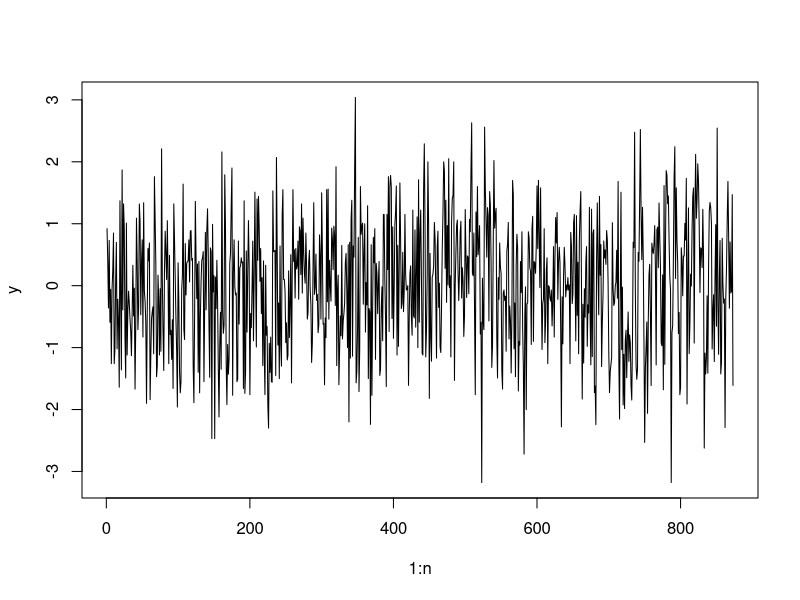
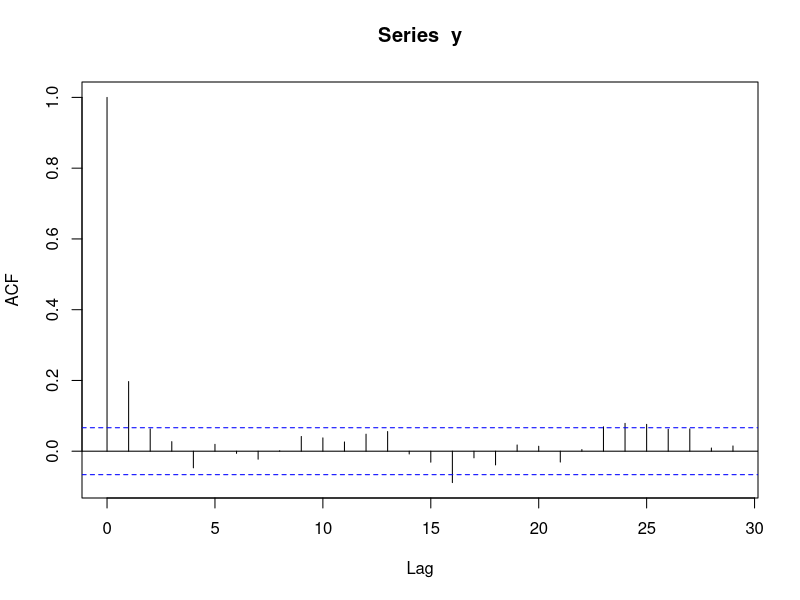
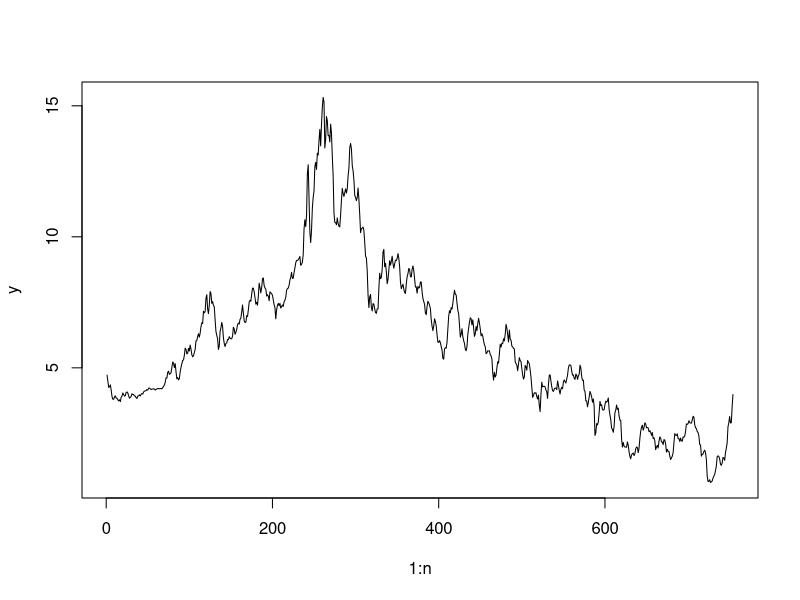
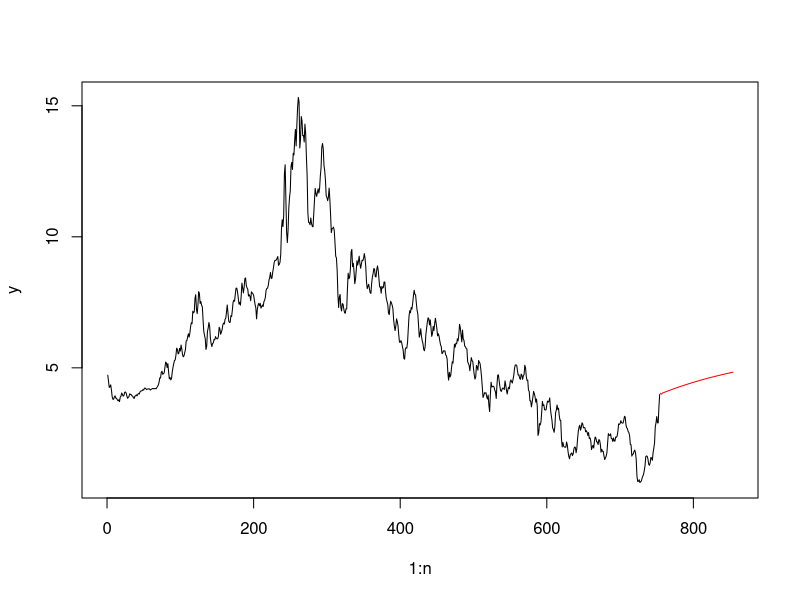
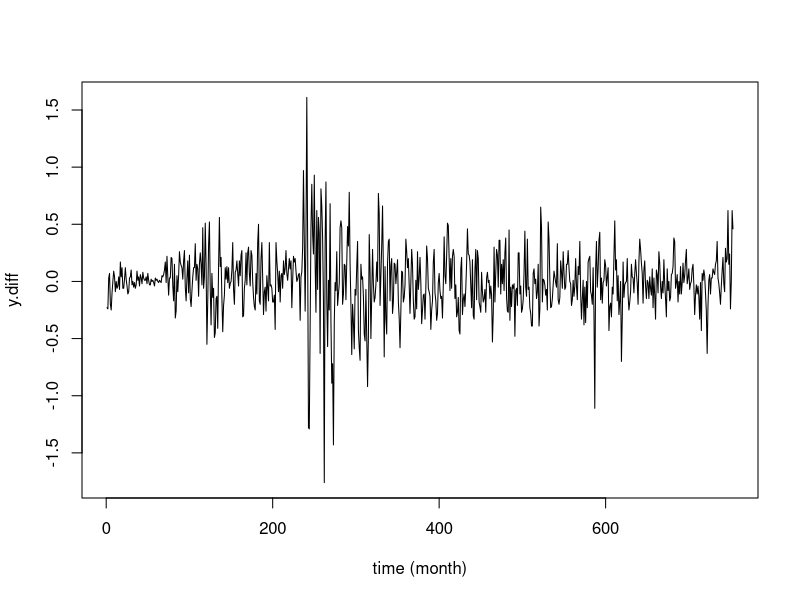
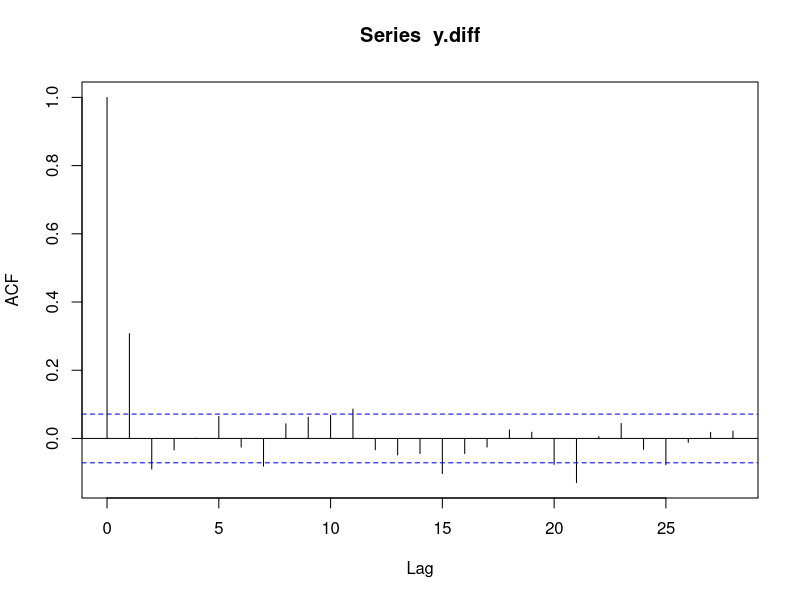
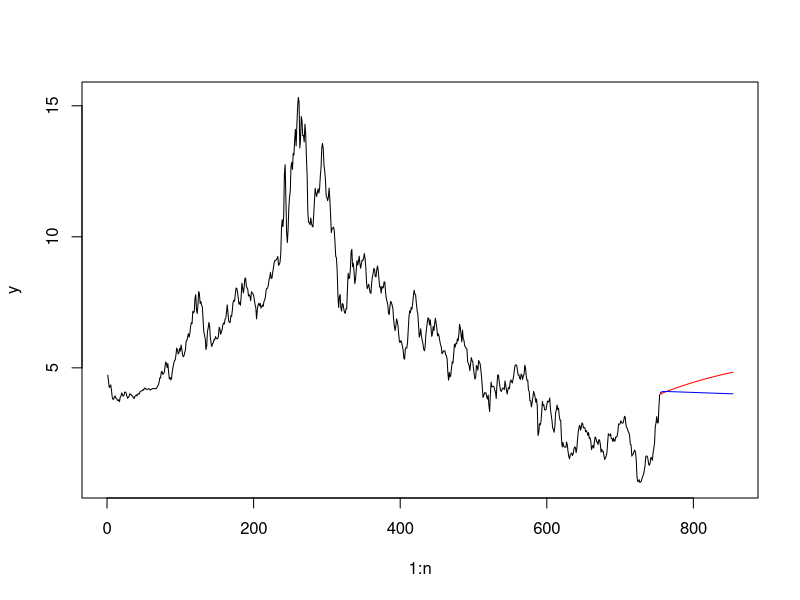
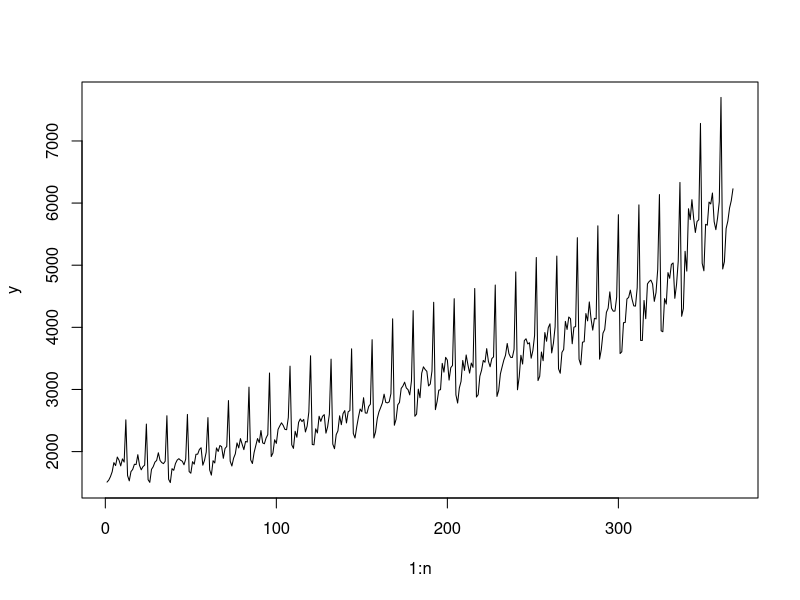

These charts were generated, in order, by the following R code:
## ---- chunk 1
library(tidyverse)
set.seed(111)
## ---- chunk 2
dat = read.table('nao.txt')
y = dat[,3]
n = length(y)
## ---- chunk 3
plot(1:n, y, type="l")
## ---- chunk 4
acf(y)
## ---- chunk 5
q = 1
#We can fit the MA(1) model directly (without using the custom function arima) as follows: 
Sfunc = function(alpha)
{
    mu = alpha[1]
    thet = alpha[-1]
    #q = length(thet)
    zvals = c(rep(0, q), rep(9999, n))
    for(t in 1:n)
    {
       zvals[q+t] = y[t] - mu - sum(thet * zvals[(q+t-1):t])
    }
    ans = sum(zvals^2)
    return(ans)
}
alphaest = optim(rep(0, (q+1)), Sfunc)$par #We have chosen 0 as the initialization of both mu and theta
## ---- chunk 6
alphaest
## ---- chunk 7
#Standard Error Calculation
#First compute Hessian
library(numDeriv)
H = hessian(Sfunc, alphaest)
sighat = sqrt(Sfunc(alphaest)/(n-length(alphaest)))
covmat = (sighat^2)*(solve(0.5*H)) # covariance matrix of the multivariate t distribution
stderrs = sqrt(diag(covmat))
stderrs
## ---- chunk 8
mamod = arima(y, order = c(0, 0, 1), method = "CSS")
mamod
## ---- chunk 9
pma = predict(mamod, n.ahead = 24)
pma$pred
## ---- chunk 10
mean(y)
## ---- chunk 11
dat = read.csv('yield.csv')
y = dat[,2]
n = length(y)
## ---- chunk 12
plot(1:n, y, type='l')
## ---- chunk 13
p = 4
Xmat = matrix(nrow=n-p, ncol=p)
for(j in 1:p)
{
   Xmat[,j] = y[(p-j+1):(n-j)]
}
modar = lm(y[(p+1):n] ~ Xmat)
summary(modar)
## ---- chunk 14
k = 100
y.full = c(y, rep(-9999, k))
phis = modar$coefficients %>% as.numeric()
for (t in (n+1):(n+k)) {
  y.full[t] = sum(phis * c(1, y.full[t-1], y.full[t-2], y.full[t-3], y.full[t-4]))
}
## ---- chunk 15
plot(1:n, y, type='l', xlim=c(0,n+k))
lines((n+1):(n+k), y.full[(n+1):(n+k)], col='red')
## ---- chunk 16
K=1000
y.full = c(y, rep(-9999, K))
phis = modar$coefficients %>% as.numeric()
for (t in (n+1):(n+K)) {
  y.full[t] = sum(phis * c(1, y.full[t-1], y.full[t-2], y.full[t-3], y.full[t-4]))
}
## ---- chunk 17
mean(y)
y.full[n+K]
## ---- chunk 18
y.diff = diff(y) # length is n-1
# note y.diff[t] is y[t+1] - y[t], not y[t] - y[t-1],
# but when fitting MA model, such translation in time will not affect the results.
plot(1:(n-1), y.diff, type='l', xlab='time (month)')
acf(y.diff)
## ---- chunk 19
ma1 = arima(y.diff, order=c(0,0,1), method='CSS')
ma1
## ---- chunk 20
mu.hat = ma1$coef['intercept'] %>% as.numeric()
theta.hat = ma1$coef['ma1'] %>% as.numeric()
psi0 = mu.hat * (1-theta.hat+theta.hat^2-theta.hat^3)
psi1 = theta.hat
psi2 = -theta.hat^2
psi3 = theta.hat^3
c(psi0, psi1, psi2, psi3)
## ---- chunk 21
modar2.coef = c(psi0, 1+psi1, psi2-psi1, psi3-psi2, -psi3)
modar2.coef
modar$coefficients %>% as.numeric() # from the model in part a
## ---- chunk 22
k = 100
y.full2 = c(y, rep(-9999, k))
for (t in (n+1):(n+k)) {
  y.full2[t] = sum(modar2.coef * c(1, y.full2[t-1], y.full2[t-2], y.full2[t-3], y.full2[t-4]))
}
## ---- chunk 23
plot(1:n, y, type='l', xlim=c(0,n+k))
lines((n+1):(n+k), y.full[(n+1):(n+k)], col='red')
lines((n+1):(n+k), y.full2[(n+1):(n+k)], col='blue')
## ---- chunk 24
#model.diff = y.full[(n+1):(n+k)] - y.full2[(n+1):(n+k)]
#plot(1:k, model.diff, type='l')
## ---- chunk 25
dat = read.csv('alc.csv')
y = dat[,2]
n = length(y)
## ---- chunk 26
plot(1:n, y, type='l')
## ---- chunk 27
p = 16
Xmat = matrix(nrow=n-p, ncol=p)
for(j in 1:p)
{
   Xmat[,j] = y[(p-j+1):(n-j)]
}
modar = lm(y[(p+1):n] ~ Xmat)
summary(modar)
## ---- chunk 28
k = 36
y.full = c(y, rep(-9999, k))
phis = modar$coefficients %>% as.numeric()
for (t in (n+1):(n+k)) {
  y.full[t] = sum(phis * c(1, y.full[(t-1):(t-p)]))
}
## ---- chunk 29
start=250
plot(start:n, y[start:n], type='l', xlim=c(start-1,n+k), ylim=c(3000, 8500))
lines((n+1):(n+k), y.full[(n+1):(n+k)], col='red')
## ---- chunk 30
ntrain=300
ntest=n-ntrain
ytrain = y[1:ntrain]
ytest = y[(ntrain+1):n]
## ---- chunk 31
q=20
ma = arima(ytrain, order=c(0,0,q), method='CSS')
ma.pred = predict(ma, n.ahead=ntest)$pred

plot(1:n, y, type='l')
lines((ntrain+1):n, ma.pred, col='red')
## ---- chunk 32
linmod = lm(ytrain ~ c(1:ntrain))
lin.coeff = linmod$coefficients %>% as.numeric()
lin.pred = lin.coeff[1] + lin.coeff[2]*c((ntrain+1):n)
lin.mse = mean((ytest - lin.pred)^2) # mean square error
lin.mse
#plot(1:n, y, type='l')
#lines((ntrain+1):n, lin.pred, col='red')
## ---- chunk 33
ma.mse = rep(-1, 20)
for (q in 1:20) {
  ma = arima(ytrain, order=c(0,0,q), method='CSS')
  ma.pred = predict(ma, n.ahead=ntest)$pred
  ma.mse[q] = mean((ytest - ma.pred)^2)
}
ma.mse
## ---- chunk 34
Dt = diff(diff(y, lag= 12))
#length(Dt) # n-13
plot(1:length(Dt), Dt, type='l')
acf(Dt)
## ---- chunk 35
ma1 = arima(Dt, order=c(0,0,1), method='CSS')
ma1
mu = ma1$coef[2] %>% as.numeric(); th = ma1$coef[1] %>% as.numeric()
## ---- chunk 36
psi0 = mu * (1-th+th^2-th^3)
psi1 = th
psi2 = -th^2
psi3 = th^3
c(psi0, psi1, psi2, psi3)
## ---- chunk 37
d.coef = rep(0, p+1) # coefficients for the second AR(16) model derived from Dt. The first entry is the intercept.
d.coef[1] = psi0
d.coef[2] = 1+psi1
d.coef[3] = psi2-psi1
d.coef[4] = psi3-psi2
d.coef[5] = -psi3
d.coef[13] = 1
d.coef[14] = -1-psi1
d.coef[15] = psi1-psi2
d.coef[16] = psi2-psi3
d.coef[17] = psi3

## ---- chunk 38
compare.matrix = matrix(-9999, nrow=p+1, ncol=2)
compare.matrix[,1] = modar$coefficients %>% as.numeric()
compare.matrix[,2] = d.coef
compare.matrix
## ---- chunk 39
k = 36
y.full2 = c(y, rep(-9999, k))
for (t in (n+1):(n+k)) {
  y.full2[t] = sum(d.coef * c(1, y.full2[(t-1):(t-p)]))
}
## ---- chunk 40
y.full2[(n+1):(n+k)]
## ---- chunk 41
plot(1:n, y, type='l', xlim=c(0,n+k))
lines((n+1):(n+k), y.full[(n+1):(n+k)], col='red')
lines((n+1):(n+k), y.full2[(n+1):(n+k)], col='blue')
## ---- chunk 42
dat = read.delim("sunspot.txt", header = F, sep = "")
y = dat[,2]
n = length(y)
## ---- chunk 43
plot(1:n, y, type='l')
## ---- chunk 44
acf(y)
pacf(y)
## ---- chunk 45
ntest=40
ntrain=n-ntest
ytrain = y[1:(n-ntest)]
ytest = y[(n-ntest+1):n]
ar.pred = matrix(-9999, nrow=ntest, ncol=15) # column p is predictions of AR(p) model
ar.mse = rep(-1, 15)
ma.pred = matrix(-9999, nrow=ntest, ncol=15) # column p is predictions of MA(p) model
ma.mse = rep(-1, 15)

# AR
for (p in 1:15) {
  Xmat = matrix(nrow=ntrain-p, ncol=p)
  for(j in 1:p)
  {
     Xmat[,j] = ytrain[(p-j+1):(ntrain-j)]
  }
  modar = lm(ytrain[(p+1):ntrain] ~ Xmat)
  
  # make predictions
  y.full = c(y, rep(-9999, ntest))
  phis = modar$coefficients %>% as.numeric()
  for (t in (ntrain+1):n) {
    y.full[t] = sum(phis * c(1, y.full[(t-1):(t-p)]))
  }
  ar.pred[,p] = y.full[(ntrain+1):n]
  
  # calculate mse
  ar.mse[p] = mean((ytest - ar.pred[,p])^2)
}

# MA
for (p in 1:15) {
  ma = arima(ytrain, order=c(0,0,p), method='CSS')
  ma.pred[,p] = predict(ma, n.ahead = ntest)$pred %>% as.numeric()
  # calculate mse
  ma.mse[p] = mean((ytest - ma.pred[,p])^2)
}

## ---- chunk 46
ar.mse
ma.mse
## ---- chunk 47
best.p = which.min(ar.mse)
best.q = which.min(ma.mse)
ar.mse[best.p] # smaller
ma.mse[best.q]
best.p
## ---- chunk 48
ar.mse[15]
ar.mse[9]
## ---- chunk 49
plot(1:15, ar.mse, xlab='p', ylab='MSE of AR(p)')
